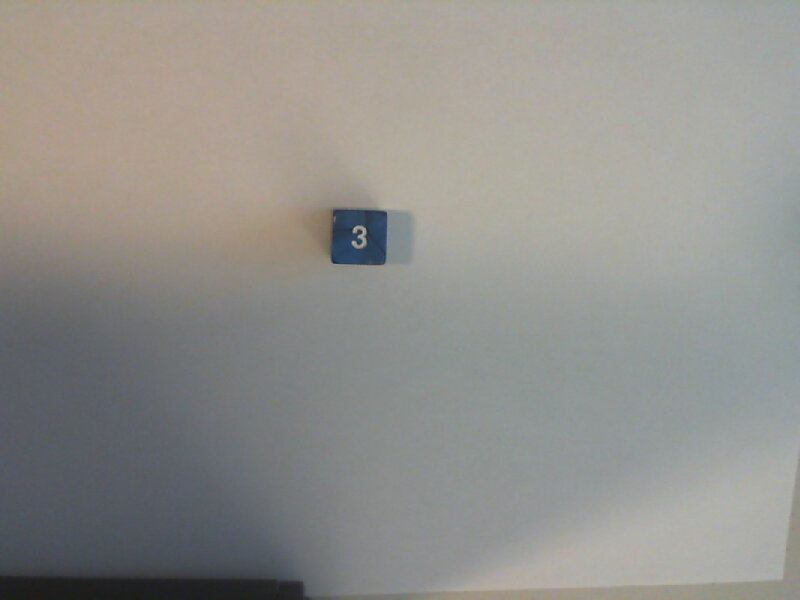
#> input picture Final Project/testPics/test (17).jpg, 800 x 600 px, found by its file name
$ python textTest.py
#> lines starting #> are read from the running program, lines starting #| are printed output that depends on the picture; after the words box and inside, x2 and y2 are one past the last pixel; in counts of white or black regions, pixels touching at a corner belong together
from cv2 import cv2
import numpy as np
import imutils
import pytesseract

config = "--psm 10"

img = cv2.imread("/home/stars/Documents/CV/Final Project/testPics/test (17).jpg")
#> img is the input picture: shape (600, 800, 3); mean B, G, R 140.4, 144.4, 145.6
#resized = cv2.resize(img, (0,0), fx=0.25, fy=0.25)
resized = img
mask = np.zeros(img.shape[:2], dtype="uint8")


imgGray = cv2.cvtColor(resized, cv2.COLOR_BGR2GRAY)
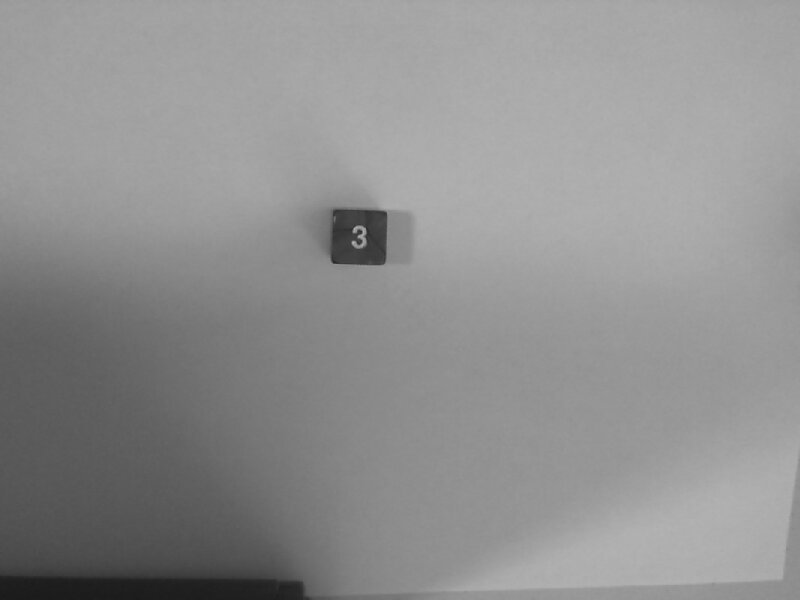
#> imgGray: shape (600, 800); min 26, max 184, mean 144.3
imgNoise = cv2.medianBlur(imgGray,3)
imgBlur = cv2.GaussianBlur(imgNoise,(3,3),0)
imgCanny = cv2.Canny(imgBlur, 0, 255)
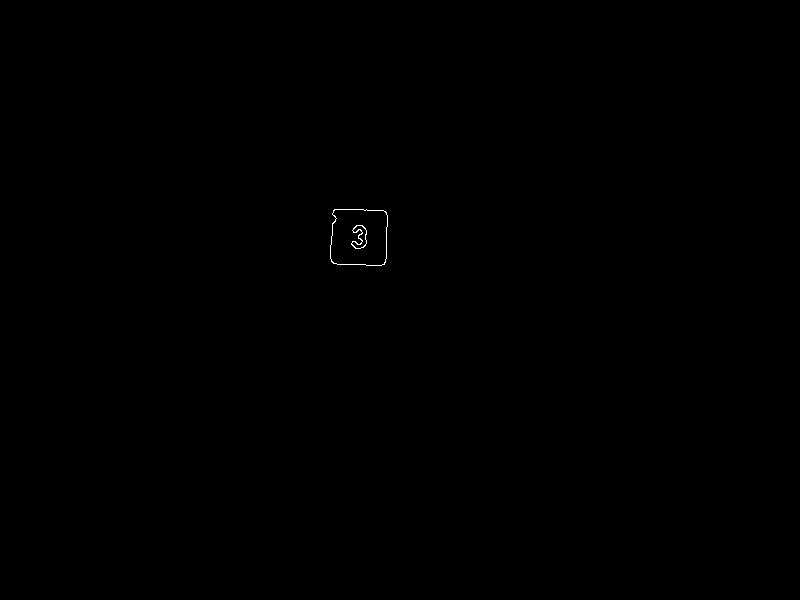
#> imgCanny: shape (600, 800); 0.07% white in thin lines or dots, all inside (x1, y1, x2, y2) = (330, 209, 388, 266)

# adaptive_threshold = cv2.adaptiveThreshold(imgCanny, 255, cv2.ADAPTIVE_THRESH_GAUSSIAN_C, cv2.THRESH_BINARY, 85,11)
#adaptive_threshold = cv2.Canny(adaptive_threshold, 0, 255)


cv2.imshow("canny", imgCanny)
# [6 lines of commented-out code are left out]

cnts = cv2.findContours(imgCanny.copy(), cv2.RETR_EXTERNAL,
    cv2.CHAIN_APPROX_SIMPLE)
#> cnts = 1 contour; box (x1, y1, x2, y2) and area: (330, 209, 388, 266) 2978
cnts = imutils.grab_contours(cnts)

firstPass = imgCanny.copy()

for cnt in cnts:
    if cv2.arcLength(cnt,False) > 0:
        cv2.drawContours(mask, [cnt], -1, (255,255,255),3)
#> this loop made 1 pass
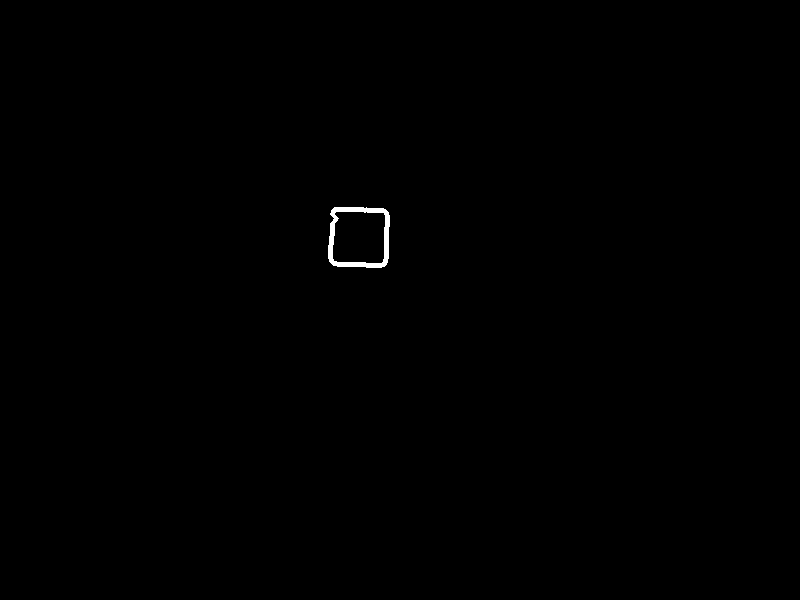
#> mask: shape (600, 800); 0.22% white; 1 white region, box (x1, y1, x2, y2) and area: (328, 207, 390, 268) 1041


cv2.imshow("mask", mask)
maskNot = cv2.bitwise_not(mask)
cv2.imshow("maskNot", maskNot)
masked = cv2.bitwise_and(firstPass, firstPass, mask=maskNot)
#> masked: shape (600, 800); 0.02% white in thin lines or dots, all inside (x1, y1, x2, y2) = (351, 225, 367, 249)
cv2.imshow("masked",masked)

#> (the run stopped early here; a loop or call above may not have finished)
